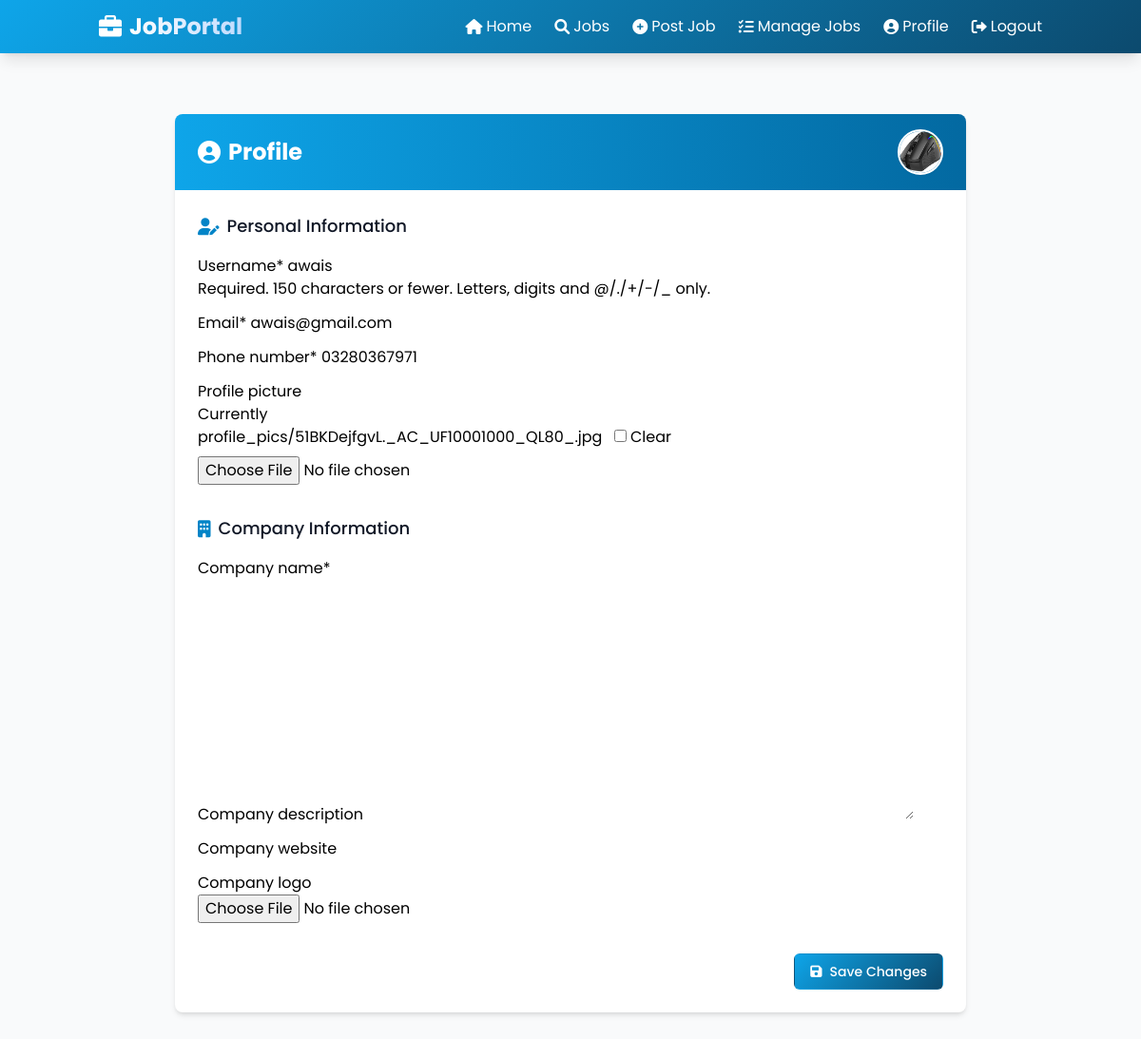
The page /accounts/profile/ (signed in) on the database its author committed.
### accounts/models.py (models this page shows, shortened)
class User(AbstractUser):
    is_jobseeker = models.BooleanField(default=False)
    is_employer = models.BooleanField(default=False)
    phone_regex = RegexValidator(
        regex=r'^\+?1?\d{9,15}$',
        message="Phone number must be entered in the format: '+999999999'. Up to 15 digits allowed."
    )
    phone_number = models.CharField(validators=[phone_regex], max_length=17, blank=True)
    profile_picture = models.ImageField(upload_to='profile_pics/', blank=True, null=True)
    resume = models.FileField(upload_to='resumes/', blank=True, null=True)
    groups = models.ManyToManyField(
        'auth.Group',
        verbose_name='groups',
        blank=True,
        help_text='The groups this user belongs to.',
        related_name="accounts_user_groups",
        related_query_name="accounts_user",
    )
    user_permissions = models.ManyToManyField(
        'auth.Permission',
        verbose_name='user permissions',
        blank=True,
        help_text='Specific permissions for this user.',
        related_name="accounts_user_permissions",
        related_query_name="accounts_user",
    )

class Employer(models.Model):
    user = models.OneToOneField(User, on_delete=models.CASCADE, primary_key=True)
    company_name = models.CharField(max_length=100)
    company_description = models.TextField(blank=True, null=True)
    company_website = models.URLField(blank=True, null=True)
    company_logo = models.ImageField(upload_to='company_logos/', blank=True, null=True)

### accounts/views.py (the view)
# urls.py: path('profile/', views.profile, name='profile'),
@login_required
def profile(request):
    if request.method == 'POST':
        user_form = UserUpdateForm(request.POST, request.FILES, instance=request.user)
        if request.user.is_jobseeker:
            profile_form = JobSeekerUpdateForm(request.POST, instance=request.user.jobseeker)
        elif request.user.is_employer:
            profile_form = EmployerUpdateForm(request.POST, request.FILES, instance=request.user.employer)
        else:
            profile_form = None
        if user_form.is_valid() and (profile_form is None or profile_form.is_valid()):
            user_form.save()
            if profile_form:
                profile_form.save()
            messages.success(request, 'Your profile has been updated!')
            return redirect('profile')
    else:
        user_form = UserUpdateForm(instance=request.user)
        if request.user.is_jobseeker:
            profile_form = JobSeekerUpdateForm(instance=request.user.jobseeker)
        elif request.user.is_employer:
            profile_form = EmployerUpdateForm(instance=request.user.employer)
        else:
            profile_form = None
    context = {
        'user_form': user_form,
        'profile_form': profile_form
    }
    return render(request, 'accounts/profile.html', context)

### accounts/forms.py
class UserUpdateForm(forms.ModelForm):
    email = forms.EmailField()
    phone_number = forms.CharField(max_length=17)
    class Meta:
        model = User
        fields = ['username', 'email', 'phone_number', 'profile_picture']

class EmployerUpdateForm(forms.ModelForm):
    class Meta:
        model = Employer
        fields = ['company_name', 'company_description', 'company_website', 'company_logo']

### accounts/templates/accounts/profile.html (shortened to what this page needs)
{% extends "base.html" %}
{% load crispy_forms_tags %}
{% block content %}
    <div class="max-w-4xl mx-auto px-4 sm:px-6 lg:px-8 py-8 animate-fade-in">
        <div class="bg-white shadow-md rounded-lg overflow-hidden hover-scale transition duration-300 card-shadow">
            <div class="bg-gradient-to-r from-primary-500 to-primary-700 px-6 py-4">
                <div class="flex items-center justify-between">
                    <h1 class="text-2xl font-bold text-white flex items-center">
                        <i class="fas fa-user-circle mr-2"></i>
                        Profile
                    </h1>
                    {% if user.profile_picture %}
                        <img src="{{ user.profile_picture.url }}" alt="Profile Picture" class="w-12 h-12 rounded-full border-2 border-white shadow-sm">
                    {% else %}
                        <div class="w-12 h-12 rounded-full bg-white bg-opacity-20 flex items-center justify-center border-2 border-white">
                            <i class="fas fa-user text-white text-xl"></i>
                        </div>
                    {% endif %}
                </div>
            </div>
            <div class="p-6">
                <form method="post" enctype="multipart/form-data">
                    <div class="space-y-8">
                        <div>
                            <h2 class="text-lg font-medium text-gray-900 mb-4 flex items-center">
                                <i class="fas fa-user-edit mr-2 text-primary-600"></i>
                                Personal Information
                            </h2>
                            {{ user_form|crispy }}
                        </div>
                        {% if profile_form %}
                            <div>
                                <h2 class="text-lg font-medium text-gray-900 mb-4 flex items-center">
                                    <i class="fas {% if user.is_jobseeker %}fa-briefcase{% else %}fa-building{% endif %} mr-2 text-primary-600"></i>
                                    {% if user.is_jobseeker %}Professional Information{% elif user.is_employer %}Company Information{% endif %}
                                </h2>
                                {{ profile_form|crispy }}
                            </div>
                        {% endif %}
                        <div class="flex justify-end">
                            <button type="submit" class="inline-flex items-center px-4 py-2 border border-transparent text-sm font-medium rounded-md shadow-sm text-white gradient-bg hover:opacity-90 focus:outline-none focus:ring-2 focus:ring-offset-2 focus:ring-primary-500 transition duration-300">
                                <i class="fas fa-save mr-2"></i> Save Changes
                            </button>
                        </div>
                    </div>
                </form>
            </div>
        </div>
    </div>
{% endblock %}

### templates/base.html (style rules this page uses)
.gradient-bg { background: linear-gradient(135deg, #0ea5e9 0%, #0c4a6e 100%); }
.hover-scale { transition: transform 0.3s ease; }
.card-shadow { box-shadow: 0 10px 15px -3px rgba(0, 0, 0, 0.1), 0 4px 6px -2px rgba(0, 0, 0, 0.05); }

### rows shown on the page
User: profile_picture (picture), username "awais", email "awais@gmail.com", phone_number "03280367971"
